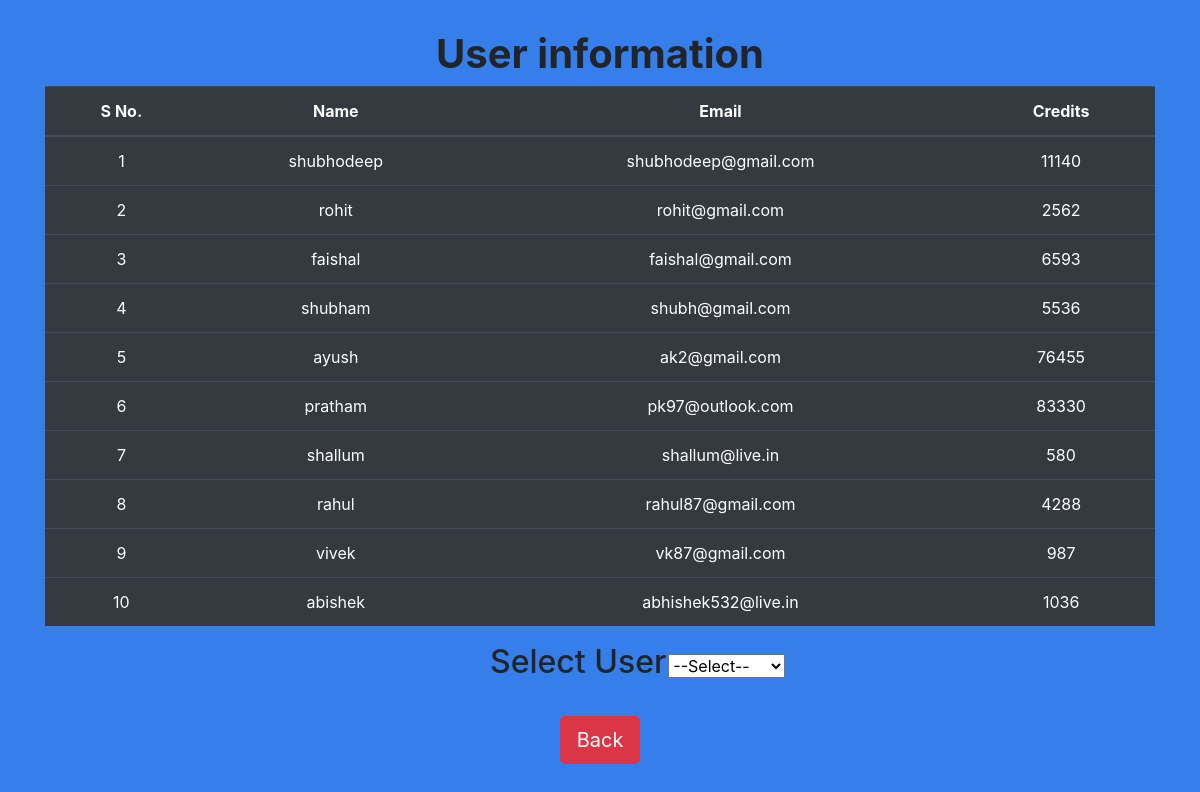
The app's page /selectuser.php with its own data.
### tables this page shows
CREATE TABLE `user` (
  `id` int(255) NOT NULL,
  `name` varchar(15) NOT NULL,
  `email` varchar(20) NOT NULL,
  `credit` varchar(20) NOT NULL,
  `mobno` varchar(255) NOT NULL,
  `college` varchar(255) NOT NULL
);

### selectuser.php (the view, shortened to what this page needs)
<?php
$con=mysqli_connect('localhost','root','','creditmanagement');
$q="select * from user ";
$result=mysqli_query($con,$q);
?>
  <!DOCTYPE html>
<html lang="en">
<head>
     <link rel="stylesheet" href="https://maxcdn.bootstrapcdn.com/bootstrap/4.5.2/css/bootstrap.min.css">
</head>
    <body>
      <form  action="userdetail.php" method="post">
       <div class="view">
        <div class="container">
  <div class="page-header">
    <h1 style="margin-top: 30px"><b><center>User information</center></b></h1>
  </div>
      <table class="table table-dark table-hover  text-center">
      <thead>
        <tr>
                    <th>S No.</th>
            <th>Name</th>
            <th>Email</th>
            <th>Credits</th>
        </tr>
      </thead>
            <?php
                while($row = mysqli_fetch_array($result)) {
                    echo "<tr>";
                    echo "<td>" . $row["id"]. "</td>";
                    echo "<td>" . $row["name"] . "</td>";
                    echo "<td>" . $row["email"] . "</td>";
                    echo "<td>" . $row["credit"] . "</td>";
                    echo "</tr>";
                }
            ?>
        </table>
      <div class="view">
<table cellspacing=50px style="position: relative; left: 40%;">
  <tr>
      <td> <h2>Select User</h2></td>
<td>
  <select name="name" onchange="this.form.submit()">
      <option>--Select--</option>
        </select>
      </td>
    </tr>
       <tr>
           <td></td>
    </tr>
        </table>
</div>
</div>
</div>
</form>
<br>
 <div class="text-center">
            <a href="index.php" class="btn btn-danger btn-lg" role="button"><i class="fa fa-close"></i>  Back  </a>
          </div>
    </body>
    </html>

### selectuser.php (style rules this page uses)
body { background-color: #367FEA ; }

### records on screen
user: id "1", name "shubhodeep", email "shubhodeep@gmail.com", credit "11140"
user: id "2", name "rohit", email "rohit@gmail.com", credit "2562"
user: id "3", name "faishal", email "faishal@gmail.com", credit "6593"
user: id "4", name "shubham", email "shubh@gmail.com", credit "5536"
user: id "5", name "ayush", email "ak2@gmail.com", credit "76455"
user: id "6", name "pratham", email "pk97@outlook.com", credit "83330"
user: id "7", name "shallum", email "shallum@live.in", credit "580"
user: id "8", name "rahul", email "rahul87@gmail.com", credit "4288"
user: id "9", name "vivek", email "vk87@gmail.com", credit "987"
user: id "10", name "abishek", email "abhishek532@live.in", credit "1036"
